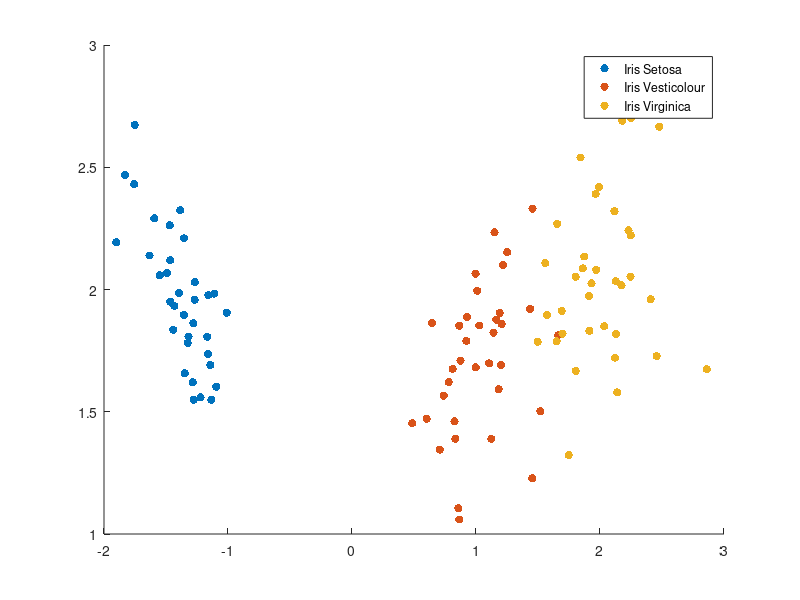

The MATLAB source for this figure:
clear;
close all;
clc;

% 3 vrste irisa
% 4 obelezja
% - sepal length [cm]
% - sepal width [cm]
% - petal length [cm]
% - petal width [cm]
% klase
% - 3 irisa

load('Iris_podaci.mat');
X1 = X(Y == 1, :);
X2 = X(Y == 2, :);
X3 = X(Y == 3, :);

% podela na trening i test (70% train 30% test)
X1_train = X1(1:round(0.7*50), :);
X2_train = X2(1:round(0.7*50), :);
X3_train = X3(1:round(0.7*50), :);

X1_test = X1(round(0.7*50) + 1:50, :);
X2_test = X2(round(0.7*50) + 1:50, :);
X3_test = X3(round(0.7*50) + 1:50, :);

% LDA
S1 = cov(X1_train);
S2 = cov(X2_train);
S3 = cov(X3_train);
M1 = mean(X1_train)';
M2 = mean(X2_train)';
M3 = mean(X3_train)';

SW = 1/3*S1 + 1/3*S2 + 1/3*S3;
M0 = 1/3*M1 + 1/3*M2 + 1/3*M3;
SB = 1/3*(M1 - M0)*(M1 - M0)' ...
    + 1/3*(M2 - M0)*(M2 - M0)' ...
    + 1/3*(M3 - M0)*(M3 - M0)';
T = SW^-1*SB;
[P, L] = eig(T); 
P = P; % smer nebitan za separabilnost al su promenili smer u novoj verziji

A = P(:, 1:2); % jedine dve nenulte sopstvene vrednosti
Y1_train = A'*X1_train';
Y2_train = A'*X2_train';
Y3_train = A'*X3_train';
Y1_test = A'*X1_test';
Y2_test = A'*X2_test';
Y3_test = A'*X3_test';

figure();
hold all;
scatter(Y1_train(1, :), Y1_train(2, :), 'filled');
scatter(Y2_train(1, :), Y2_train(2, :), 'filled');
scatter(Y3_train(1, :), Y3_train(2, :), 'filled');
legend('Iris Setosa', 'Iris Vesticolour', 'Iris Virginica');

% KNN klasifikator
k = 5;
Y_test = [Y1_test, Y2_test, Y3_test];
Y_train = [Y1_train, Y2_train, Y3_train];
Y_train_c = [ones(1, 35), 2*ones(1, 35), 3*ones(1, 35)];
Y_true = [ones(1, 15), 2*ones(1, 15), 3*ones(1, 15)];
Y_pred = zeros(size(Y_true));

for i = 1:length(Y_true)
    Y_cur = Y_test(:, i);
    euklidske = sqrt((Y_train(1, :) - Y_cur(1)).^2 ...
        + (Y_train(2, :) - Y_cur(2)).^2);
    [euklidske, index] = sort(euklidske, 'ascend');
    Y_train_c = Y_train_c(index);
    Y_train = Y_train(:, index);
    Y_pred(i) = mode(Y_train_c(1:k)); % koja klasa se najcesce javlja
end

C = confusionmat(Y_true, Y_pred);